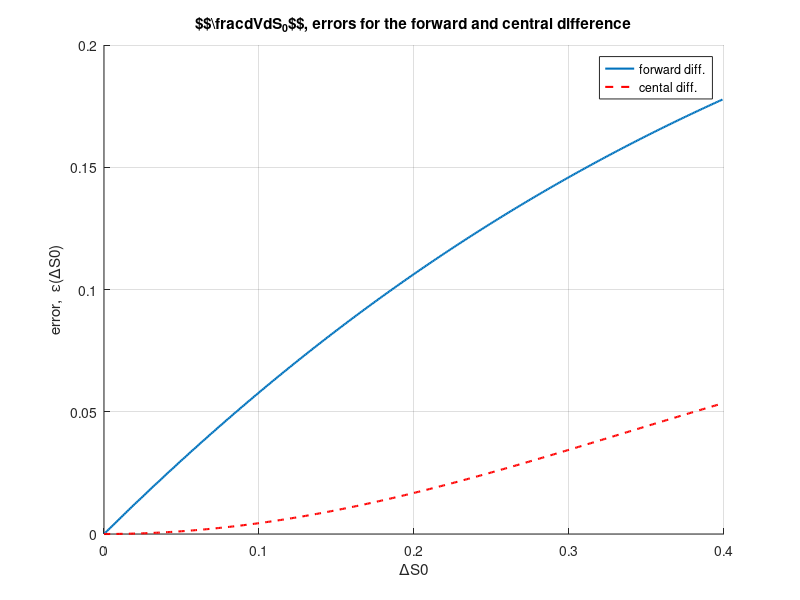
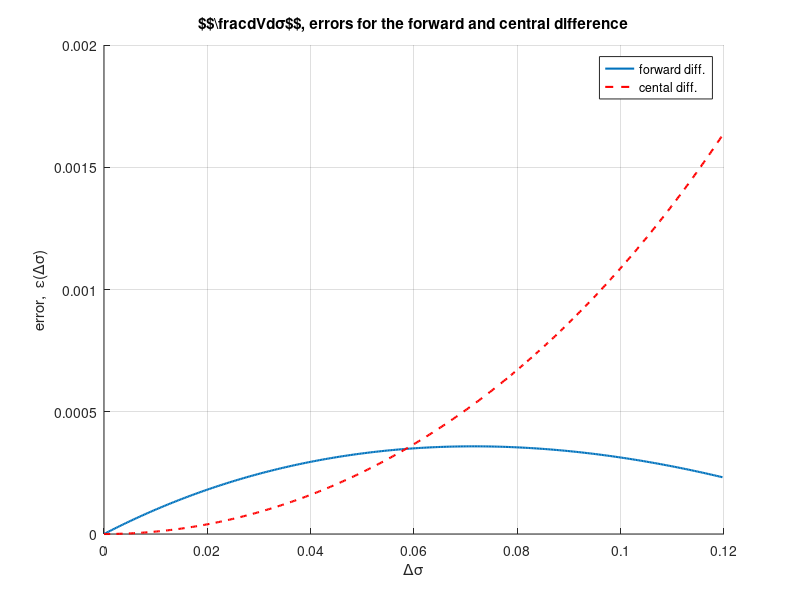

The MATLAB script that drew these images, in order:
function Convergence_BS_theGreeks
clc;close all;
CP        = 'c'; 
S0        = 1;
r         = 0.06;
sigma     = 0.3;
T         = 1;
K         = S0;
t         = 0.0;

% Range of shock values 

dxV = 0.00001:0.001:0.4;

error_frwdDiff_DELTA  = zeros([length(dxV),1]);
error_frwdDiff_VEGA   = zeros([length(dxV),1]);
error_centDiff_DELTA  = zeros([length(dxV),1]);
error_centDiff_VEGA   = zeros([length(dxV),1]);

exactDelta = BS_Delta(CP,S0,K,sigma,t,T,r);
exactVega  = BS_Vega(S0,K,sigma,t,T,r);
bsPrice    =@(S0,sigma) BS_Call_Put_Option_Price(CP,S0,K,sigma,t,T,r);

for idx = 1:length(dxV)
dx = dxV(idx);

% Shocks will be proportional to a parameter

dS0 =dx *S0;
dsigma =dx *sigma;

% Delta estimation, i.e. dV/dS0

frwdDiffDelta    = (bsPrice(S0+dS0,sigma) - bsPrice(S0,sigma))/dS0;
centralDiffDelta = (bsPrice(S0+dS0,sigma) - bsPrice(S0-dS0,sigma))/(2*dS0);
error_frwdDiff_DELTA(idx) = abs(exactDelta - frwdDiffDelta);
error_centDiff_DELTA(idx) = abs(exactDelta - centralDiffDelta);

% Vega estimation, i.e. dV/dsigma

frwdDiffVega    = (bsPrice(S0,sigma+dsigma) - bsPrice(S0,sigma))/dsigma;
centralDiffVega = (bsPrice(S0,sigma+dsigma) - bsPrice(S0,sigma-dsigma))/(2*dsigma);
error_frwdDiff_VEGA(idx) = abs(frwdDiffVega- exactVega);
error_centDiff_VEGA(idx) = abs(centralDiffVega- exactVega);

end
figure(1)
hold on;
grid on
plot(dxV*S0,error_frwdDiff_DELTA,'linewidth',1.5)
plot(dxV*S0,error_centDiff_DELTA,'--r','linewidth',1.5)
xlabel('\Delta{S0}')
ylabel('error,  \epsilon(\Delta{S0})')
legend('forward diff.','cental diff.')
title('$$\frac{dV}{dS_0}$$, errors for the forward and central difference')

figure(2)
hold on;
grid on
plot(dxV*sigma,error_frwdDiff_VEGA,'linewidth',1.5)
plot(dxV*sigma,error_centDiff_VEGA,'--r','linewidth',1.5)
xlabel('\Delta\sigma')
ylabel('error,  \epsilon(\Delta\sigma)')
legend('forward diff.','cental diff.')
title('$$\frac{dV}{d\sigma}$$, errors for the forward and central difference')

% Black-Scholes call option price

function value = BS_Call_Put_Option_Price(CP,S_0,K,sigma,t,T,r)
d1    = (log(S_0 ./ K) + (r + 0.5 * sigma.^2) * (T-t)) ./ (sigma * sqrt(T-t));
d2    = d1 - sigma * sqrt(T-t);
if lower(CP) == 'c' || lower(CP) == 1
    value = normcdf(d1) .* S_0 - normcdf(d2) .* K * exp(-r * (T-t));
elseif lower(CP) == 'p' || lower(CP) == -1
    value = normcdf(-d2) .* K*exp(-r*(T-t)) - normcdf(-d1).*S_0;
end

function value = BS_Delta(CP,S_0,K,sigma,t,T,r)
d1    = (log(S_0 ./ K) + (r + 0.5 * sigma.^2) * (T-t)) ./ (sigma * sqrt(T-t));
if lower(CP) == 'c' || lower(CP) == 1
   value = normcdf(d1);
elseif lower(CP) == 'p' || lower(CP) == -1
    value = normcdf(d1)-1;
end

function value = BS_Vega(S_0,K,sigma,t,T,r)
d1    = (log(S_0 ./ K) + (r + 0.5 * sigma.^2) * (T-t)) ./ (sigma * sqrt(T-t));
value = S_0.*normpdf(d1)*sqrt(T-t);
